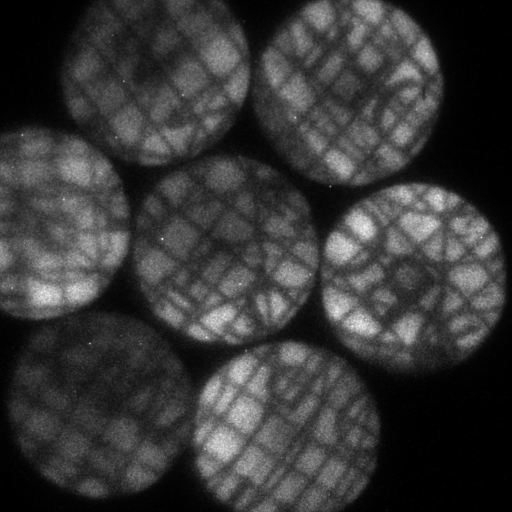
%> input picture sample_files/LabCaptures/B200812_calibration.tif, 1024 x 1024 px (shown at 1/2 size)
$ octave CalibrationStation_clipped.m   (GNU Octave 9; MATLAB toolbox functions it lacks are replaced by stand-ins)
%> lines starting %> are read from the running program, lines starting %| are printed output that depends on the picture
close all;clear all; clc
addpath(genpath('../Antebellum'));

%{
Version Release Notes:

17 Aug 20 - This script is compatible with clipped calibration images and
            mirrors the GUI steps by padding the original raw image with
            inf values. The inf values are saved in sub-pupil images to
            conserve dimensionality and later converted to zeros.

14 Aug 20 - This sandbox tests the feasability of using an overfilled
            calibration image where certain pupils are clipped.
%}
padFlag = 1;
pad = 512;      % Pixels value to pad
%% Load Raw Image

% rawIm = imread('C:\Users\asmith2\Documents\GitKraken\DISCO_Master\disco_imageprocessor\sample_files\LabCaptures\B200812_calibration.tif');
[imname, impath] = uigetfile('*.tif','Choose The Raw Data Image','../../sample_files/LabCaptures/');
%> the answer given: ../../sample_files/LabCaptures/B200812_calibration.tif
rawIm = imread([impath imname]);
%> rawIm is the input picture: size 1024x1024 uint16; min 622, max 65535, mean 15044.8
imSize = size(rawIm);
%> imSize = [1024 1024]

%% Pad Raw Image
if padFlag

    horizPad = inf(size(rawIm,1),pad); % Column padding
    imPad = [horizPad,rawIm,horizPad];
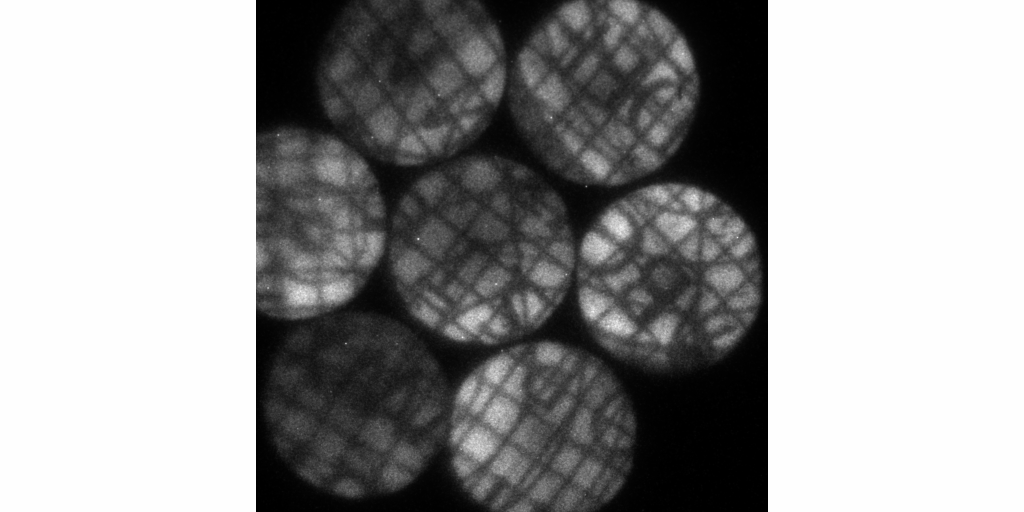
%> imPad: size 1024x2048 uint16 (shown at 1/2 size); min 622, max 65535, mean 40289.9; drawn with min black and max white
    vertPad = inf(pad, size(imPad,2));% row Padding
    imPad = [vertPad;imPad;vertPad];
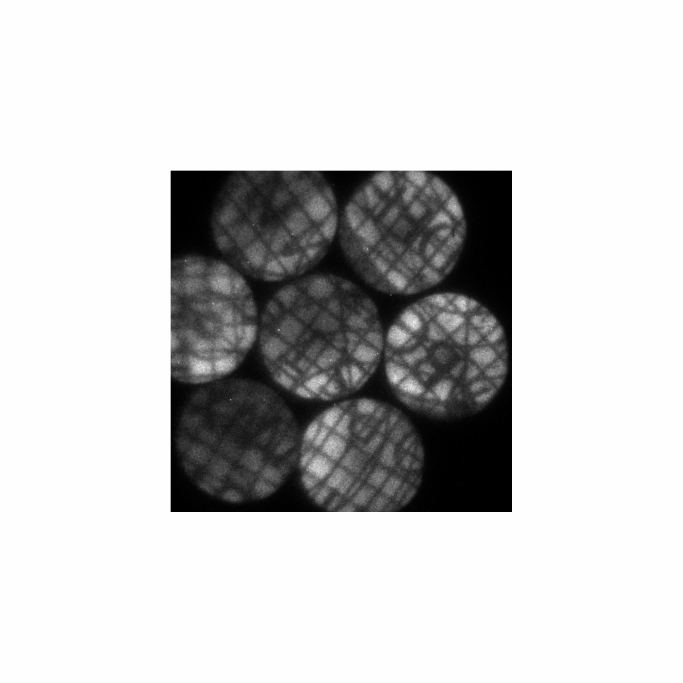
%> imPad: size 2048x2048 uint16 (shown at 1/3 size); min 622, max 65535, mean 52912.5; drawn with min black and max white
    %     figure; imshow(imPad)

    rawIm = imPad;
    imSize = size(rawIm);
%> imSize = [2048 2048]
end

h_main = figure;
ax_main = axes(h_main); % specify axes
imshow(rawIm,'Parent',ax_main);
title(['Raw Data Image' imname]);

%% Load PupilBank array
% load('../sample_files/Progress/IP_PupilBank_20200409.mat')
%> (the run ends here)
